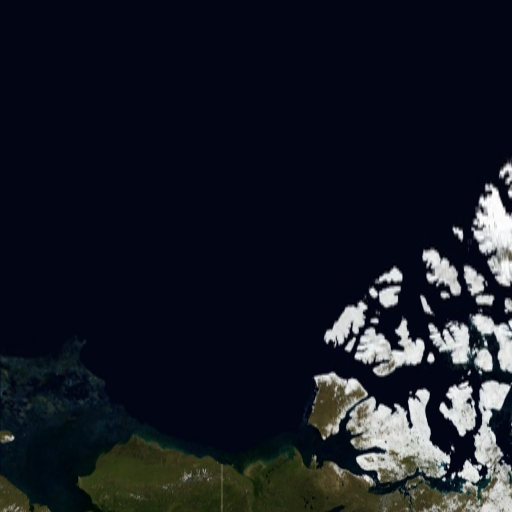
#> input picture mod/earthng/planet/photos/world-0-0.jpg, 1024 x 1024 px (shown at 1/2 size)
$ python -i build_area_photos.py   (imports and definitions only)
#> lines starting #> are read from the running program, lines starting #| are printed output that depends on the picture
"""Cache georeferenced Sentinel-2 RGB sheets for a Map Builder selection.

Only the builder uses the WMS. Packs contain mipmapped DXT sheets and an index, so all
map views in the game remain offline.

The sheets are a pyramid (levels): the finest level the budget of FINE sheets allows (a town at
10 m a pixel, Ukraine at 100 m), and under it coarser levels two zooms apart down to a handful of
sheets, so a wide view draws a few small textures and a close one only the fine sheets under it
(planetMap.lua drawPhotos: a sheet shows between its minZoom and maxZoom and the finer level
comes in over it). Until 24.11 a selection had one level of at most 64 sheets: a country was
300 m a pixel, a blur at any zoom a driver looks at.

Only the finest level is fetched. A coarser sheet is put together here from the sixteen under
it: the service mosaics its 10 m source for every request, and a sheet a thousand kilometres
wide timed out (Ukraine's zoom 5, 24.11).

An existing pack gets its imagery as a second ZIP that installs beside it (the same paths in the
game's file system), without rebuilding the pack:

    python earthng/build_area_photos.py --pack earthng_ukraine.zip --out out/photos
"""
import io
import json
import math
from pathlib import Path
from urllib.parse import urlencode
from urllib.request import Request, urlopen

from PIL import Image
from map_photo_codec import save_photo

SERVICE = 'https://titiler.terrascope.be/wms'
LAYER = 'esa-worldcover-s2rgbnir-10m-2021-v2_tcc'
CREDIT = 'ESA WorldCover 2021 / Copernicus Sentinel-2'
ATTRIBUTION = ('© ESA WorldCover project 2021 / Contains modified Copernicus Sentinel data '
               '(2021) processed by ESA WorldCover consortium')
ORIGIN = math.pi * 6378137
SIZE, ZOOM = 512, 13
FINE = 520           # sheets of the finest level at most
MAX_SHEETS = 600     # of the whole pyramid
STEP = 2             # zooms between two levels: a sheet of one covers 16 of the next
FLOOR = 6            # a sheet shows from this zoom at the least (the planet's own picture ends there)
# The service is a public one and says when it has had enough (HTTP 429 after ~350 sheets asked
# four at a time, 24.11): one request at a time with a pause, and a 429 or 503 is waited out as
# long as its Retry-After says (WAIT at most, RETRIES times) before the build gives the sheet up.
# What was fetched stays in the cache, so the next run only asks for the rest.
WORKERS = 1          # sheets asked for at once
PAUSE = .6           # s between two requests
WAIT, RETRIES = 120, 3
# The composite is surface reflectance: true to the ground and dark as a map (a forest is 25 of
# 255, a field 70), names and roads sink in it. A sheet is lifted before it is saved: gamma, gain,
# saturation (Kyiv oblast side by side, 24.11: .70 / 1.15 / 1.2 reads, .60 / 1.2 / 1.3 washes out).
TONE = (.70, 1.15, 1.2)
# the cache: sheets as the service gave them (until 24.11 a pack carried these) and the toned ones
RAW, TONED = 'worldcover-2021-v2', 'worldcover-2021-v2-tone1'


def mercator(lon, lat):
    lat = max(-85.05112878, min(85.05112878, lat))
    return (lon + 180) / 360, max(0, min(1, (1 - math.asinh(math.tan(math.radians(lat))) / math.pi) / 2))


# [42 lines left out: functions _valid, _level, levels, not called in this run]


def plan(box, coverage=None):
    """Fixed Web Mercator sheets of every level, at most MAX_SHEETS for any valid selection."""
    return [(z, x, y) for z, sheets in levels(box, coverage) for x, y in sheets]


# [48 lines left out: functions zooms, request_url, fetch, not called in this run]


def tone(image):
    """The sheet lifted for a map (TONE); its alpha stays."""
    from PIL import ImageEnhance
    gamma, gain, saturation = TONE
    lut = [min(255, round(255 * (i / 255) ** gamma * gain)) for i in range(256)]
    rgba = image.convert('RGBA')
    out = ImageEnhance.Color(rgba.convert('RGB').point(lut * 3)).enhance(saturation).convert('RGBA')
    out.putalpha(rgba.getchannel('A'))
    return out


# [172 lines left out: functions _obtain, _compose, build, write_archive, pack_targets, addon, not called in this run]


# [17 lines not run here, left out]

>>> from PIL import Image
>>> picture = Image.open('../mod/earthng/planet/photos/world-0-0.jpg')
#> picture is the input picture: PIL image 1024x1024 RGB; mean R, G, B 22.8, 26.6, 36.3
>>> result = tone(picture)
#> in tone, `out = ImageEnhance.Color(rgba.convert('RGB').point(lut * 3)).enhance(s..`:
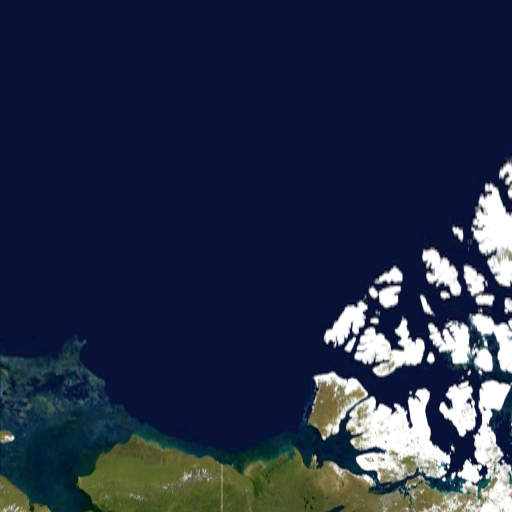
#> out: PIL image 1024x1024 RGBA (shown at 1/2 size); mean R, G, B, A 35.3, 46, 70.5, 255

$ run again, on mod/earthng/planet/photos/world-0-3.jpg
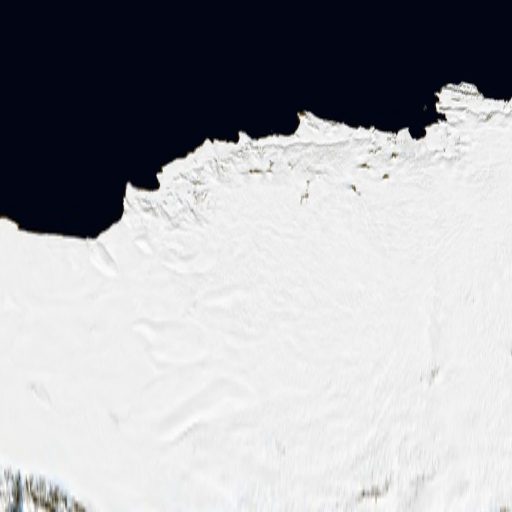
#> input picture mod/earthng/planet/photos/world-0-3.jpg, 1024 x 1024 px (shown at 1/2 size)
#> picture is the input picture: PIL image 1024x1024 RGB; mean R, G, B 165.2, 166.1, 170.4
#> in tone, `out = ImageEnhance.Color(rgba.convert('RGB').point(lut * 3)).enhance(s..`:
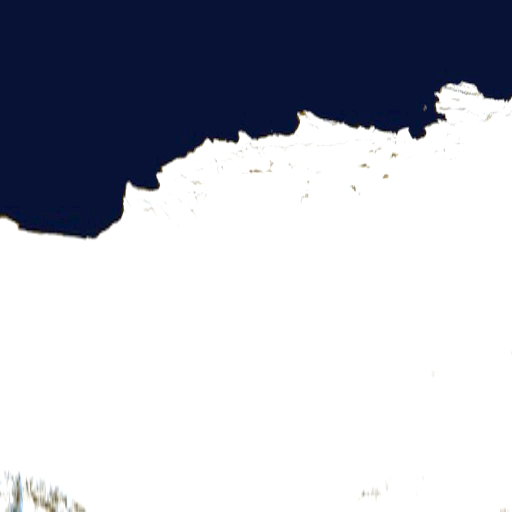
#> out: PIL image 1024x1024 RGBA (shown at 1/2 size); mean R, G, B, A 179.6, 182.6, 193.2, 255

$ run again, on mod/earthng/planet/photos/world-1-0.jpg
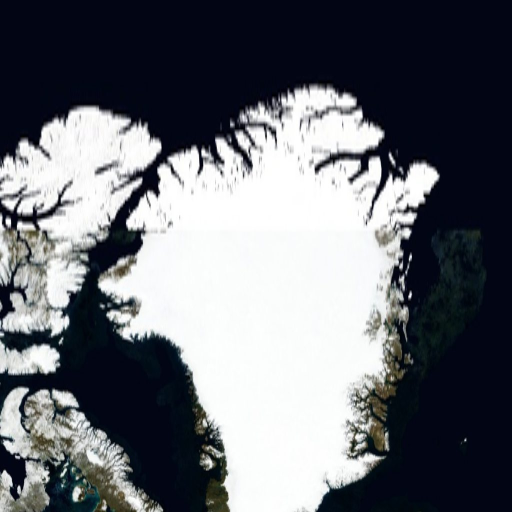
#> input picture mod/earthng/planet/photos/world-1-0.jpg, 1024 x 1024 px (shown at 1/2 size)
#> picture is the input picture: PIL image 1024x1024 RGB; mean R, G, B 105.7, 108.6, 115.1
#> in tone, `out = ImageEnhance.Color(rgba.convert('RGB').point(lut * 3)).enhance(s..`:
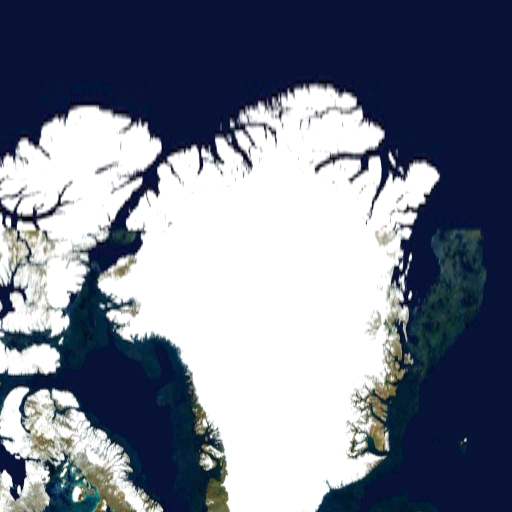
#> out: PIL image 1024x1024 RGBA (shown at 1/2 size); mean R, G, B, A 117.9, 125.1, 141.1, 255
